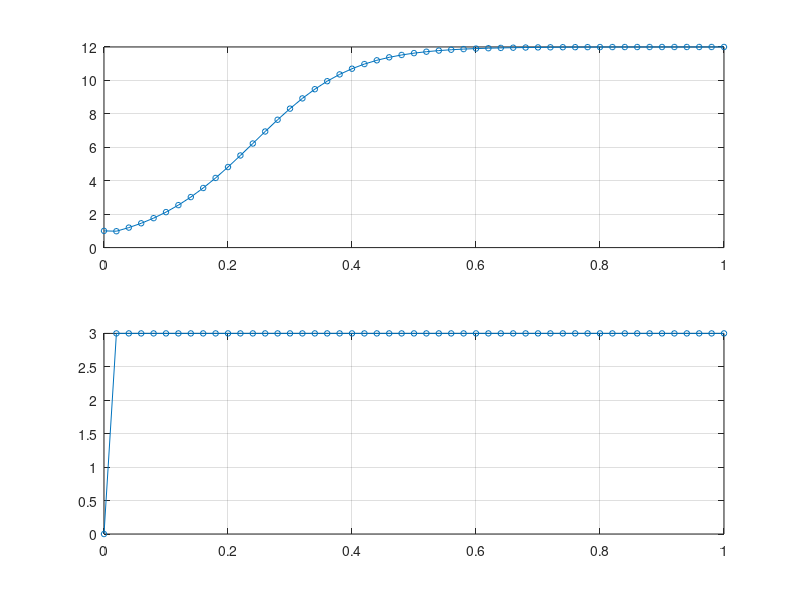

MATLAB code for this plot:
clc; clear all

a = 0; b = 1;
N = 50; dx = (b-a)/N; x = (a:dx:b)';
y1(1) = 1; y2(1)=0;
for k = 1:N+1
if k >= 2
b(2*k+1:2*k+2,1) = 0;
b(1,1)=1;
b(2*k+2,1)=3;
b(2*k:2*k+1,1) = [dx*(4*(y1(k))*(y2(k))-(y1(k))^2);
                  dx*((y1(k))^2+(y2(k))^2)];
A(2*k+1:2*k+2,2*k+1:2*k+2) = 0;
A(1,1) = 1.0; 
A(2*k:2*k+1,2*k-1:2*k+2) = [-1  0 1 0;
                             0 -1 0 1];
A(2*k+2,2*k+2) = 1.0;
% solving the matrix problem looks like:
y = A \ b; % solve A Y = b

% y1(k)= y1(k-1) + dx*y(2*k-1); y2(k)= y2(k-1) + dx*y(2*k);
% y1(k+1)= y1(k) + dx*y(2*k+1); y2(k+1)= y2(k) + dx*y(2*k+2);
% y1(k) = y(2*k-1); y2(k) = y(2*k);
y1(k+1) = y(2*k+1); y2(k+1) = y(2*k+2);
else
b = zeros(2*k+2,1);
b(1,1)=1;  
b(2*k+2,1)=3;
b(2*k:2*k+1,1) = [dx*(4*y1(k)*y2(k)-y1(k)^2);
                  dx*(y1(k)^2+y2(k)^2)];
A = zeros(2*k+2,2*k+2);
A(1,1) = 1.0; 
A(2*k:2*k+1,2*k-1:2*k+2) = [-1  0 1 0;
                             0 -1 0 1];
A(2*k+2,2*k+2) = 1.0;
% solving the matrix problem looks like:
y = A \ b; % solve A Y = b
y1(k+1)= y(2*k+1); y2(k+1)=y(2*k+2);
end
end

% also get exact soln on fine grid:
subplot(211);plot(x,y1(1:end-1),'-o','markersize',4);hold on;grid on
subplot(212);plot(x,y2(1:end-1),'-o','markersize',4);hold on;grid on
